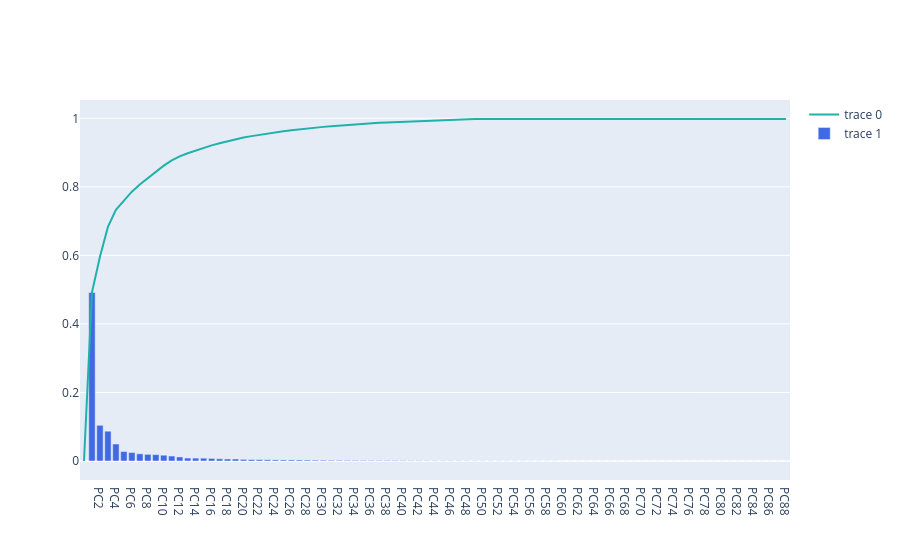

Notebook source saved alongside this figure:
### Code cell
import plotly.graph_objects as go

fig = go.Figure()

fig.add_trace(
    go.Scatter(
        x=df_explained_variance['PC'],
        y=df_explained_variance['Cumulative Variance'],
        marker=dict(size=15, color="LightSeaGreen")
    ))

fig.add_trace(
    go.Bar(
        x=df_explained_variance['PC'],
        y=df_explained_variance['Explained Variance'],
        marker=dict(color="RoyalBlue")
    ))

fig.show()

### Figure 1 — Plotly figure (JSON) as saved in the notebook; plotly's stock layout.template omitted (floating-point values rounded to 4 significant figures)
{"data": [{"marker": {"color": "LightSeaGreen", "size": 15}, "type": "scatter", "x": ["", "PC1", "PC2", "PC3", "PC4", "PC5", "PC6", "PC7", "PC8", "PC9", "PC10", "PC11", "PC12", "PC13", "PC14", "PC15", "PC16", "PC17", "PC18", "PC19", "PC20", "PC21", "PC22", "PC23", "PC24", "PC25", "PC26", "PC27", "PC28", "PC29", "PC30", "PC31", "PC32", "PC33", "PC34", "PC35", "PC36", "PC37", "PC38", "PC39", "PC40", "PC41", "PC42", "PC43", "PC44", "PC45", "PC46", "PC47", "PC48", "PC49", "PC50", "PC51", "PC52", "PC53", "PC54", "PC55", "PC56", "PC57", "PC58", "PC59", "PC60", "PC61", "PC62", "PC63", "PC64", "PC65", "PC66", "PC67", "PC68", "PC69", "PC70", "PC71", "PC72", "PC73", "PC74", "PC75", "PC76", "PC77", "PC78", "PC79", "PC80", "PC81", "PC82", "PC83", "PC84", "PC85", "PC86", "PC87", "PC88"], "y": [0.0, 0.492, 0.596, 0.683, 0.733, 0.761, 0.786, 0.807, 0.826, 0.845, 0.862, 0.877, 0.889, 0.898, 0.906, 0.914, 0.921, 0.927, 0.933, 0.939, 0.944, 0.948, 0.952, 0.956, 0.959, 0.962, 0.965, 0.968, 0.971, 0.973, 0.975, 0.977, 0.979, 0.981, 0.983, 0.985, 0.986, 0.987, 0.988, 0.989, 0.99, 0.991, 0.992, 0.993, 0.994, 0.995, 0.996, 0.997, 0.998, 0.998, 0.998, 0.998, 0.998, 0.998, 0.998, 0.998, 0.998, 0.998, 0.998, 0.998, 0.998, 0.998, 0.998, 0.998, 0.998, 0.998, 0.998, 0.998, 0.998, 0.998, 0.998, 0.998, 0.998, 0.998, 0.998, 0.998, 0.998, 0.998, 0.998, 0.998, 0.998, 0.998, 0.998, 0.998, 0.998, 0.998, 0.998, 0.998, 0.998]}, {"marker": {"color": "RoyalBlue"}, "type": "bar", "x": ["", "PC1", "PC2", "PC3", "PC4", "PC5", "PC6", "PC7", "PC8", "PC9", "PC10", "PC11", "PC12", "PC13", "PC14", "PC15", "PC16", "PC17", "PC18", "PC19", "PC20", "PC21", "PC22", "PC23", "PC24", "PC25", "PC26", "PC27", "PC28", "PC29", "PC30", "PC31", "PC32", "PC33", "PC34", "PC35", "PC36", "PC37", "PC38", "PC39", "PC40", "PC41", "PC42", "PC43", "PC44", "PC45", "PC46", "PC47", "PC48", "PC49", "PC50", "PC51", "PC52", "PC53", "PC54", "PC55", "PC56", "PC57", "PC58", "PC59", "PC60", "PC61", "PC62", "PC63", "PC64", "PC65", "PC66", "PC67", "PC68", "PC69", "PC70", "PC71", "PC72", "PC73", "PC74", "PC75", "PC76", "PC77", "PC78", "PC79", "PC80", "PC81", "PC82", "PC83", "PC84", "PC85", "PC86", "PC87", "PC88"], "y": [0.0, 0.4918, 0.1041, 0.08693, 0.0496, 0.02766, 0.02468, 0.02099, 0.01945, 0.01859, 0.01687, 0.01451, 0.01178, 0.008629, 0.008415, 0.008263, 0.007487, 0.006453, 0.005866, 0.005768, 0.004697, 0.004284, 0.004082, 0.003782, 0.00339, 0.003144, 0.003093, 0.002994, 0.002706, 0.002423, 0.002238, 0.00204, 0.001923, 0.001777, 0.001679, 0.001571, 0.00145, 0.001403, 0.001336, 0.00132, 0.001213, 0.001038, 0.0009898, 0.0007696, 0.0006954, 0.0006423, 0.0005904, 0.0005459, 0.0005171, 0.0004859, 0.0004195, 0.0004006, 0.0003817, 0.0003526, 0.000338, 0.0002914, 0.0002252, 0.0001909, 0.0001385, 0.000113, 8.446e-05, 8.165e-05, 7.539e-05, 7.3e-05, 5.218e-05, 4.573e-05, 3.252e-05, 2.147e-05, 1.624e-05, 2.377e-06, 1.581e-06, 1.357e-06, 4.87e-07, 1.573e-07, 1.182e-07, 4.914e-08, 1.348e-08, 1.716e-17, 1.144e-17, 8.074e-18, 5.071e-18, 3.881e-18, 2.864e-18, 1.804e-19, 0.0, 0.0, 0.0, 0.0, 0.0]}], "layout": {}}
